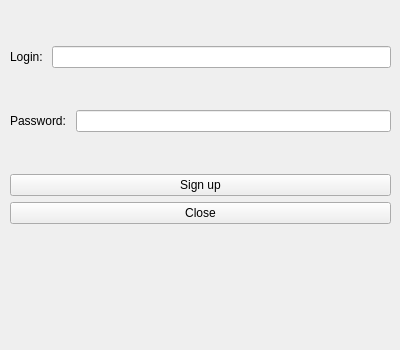
<?xml version="1.0" encoding="UTF-8"?>
<ui version="4.0">
 <class>userRegister</class>
 <widget class="QWidget" name="userRegister">
  <property name="geometry">
   <rect>
    <x>0</x>
    <y>0</y>
    <width>400</width>
    <height>350</height>
   </rect>
  </property>
  <property name="minimumSize">
   <size>
    <width>400</width>
    <height>350</height>
   </size>
  </property>
  <property name="maximumSize">
   <size>
    <width>400</width>
    <height>350</height>
   </size>
  </property>
  <property name="windowTitle">
   <string>Sign up</string>
  </property>
  <property name="windowIcon">
   <iconset resource="resources.qrc">
    <normaloff>:/client/login.png</normaloff>:/client/login.png</iconset>
  </property>
  <property name="styleSheet">
   <string notr="true">#verticalLayout, .verticalLayout, QVBoxLayout{
border:2px solid black;
border-radius:5px;
padding:10px;
}

QToolTip {
    border: 1px solid #76797C;
    background-color: #5A7566;
    color: white;
    padding: 0px;                /*remove padding, for fix combobox tooltip.*/
    opacity: 200;
}

QWidget {
    color: #eff0f1;
    background-color: #31363b;
    selection-background-color: #3daee9;
    selection-color: #eff0f1;
    background-clip: border;
    border-image: none;
    border: 0px transparent black;
    outline: 0;
}

QWidget:item:hover {
    background-color: #18465d;
    color: #eff0f1;
}

QWidget:item:selected {
    background-color: #18465d;
}

QCheckBox {
    spacing: 5px;
    outline: none;
    color: #eff0f1;
    margin-bottom: 2px;
}

QCheckBox:disabled {
    color: #76797C;
}

QCheckBox::indicator,
QGroupBox::indicator {
    width: 18px;
    height: 18px;
}

QGroupBox::indicator {
    margin-left: 2px;
}

QCheckBox::indicator:unchecked,
QGroupBox::indicator:unchecked {
    image: url(:/qss_icons/rc/checkbox_unchecked.png);
}

QCheckBox::indicator:unchecked:hover,
QCheckBox::indicator:unchecked:focus,
QCheckBox::indicator:unchecked:pressed,
QGroupBox::indicator:unchecked:hover,
QGroupBox::indicator:unchecked:focus,
QGroupBox::indicator:unchecked:pressed {
    border: none;
    image: url(:/qss_icons/rc/checkbox_unchecked_focus.png);
}

QCheckBox::indicator:checked,
QGroupBox::indicator:checked {
    image: url(:/qss_icons/rc/checkbox_checked.png);
}

QCheckBox::indicator:checked:hover,
QCheckBox::indicator:checked:focus,
QCheckBox::indicator:checked:pressed,
QGroupBox::indicator:checked:hover,
QGroupBox::indicator:checked:focus,
QGroupBox::indicator:checked:pressed {
    border: none;
    image: url(:/qss_icons/rc/checkbox_checked_focus.png);
}

QCheckBox::indicator:indeterminate {
    image: url(:/qss_icons/rc/checkbox_indeterminate.png);
}

QCheckBox::indicator:indeterminate:focus,
QCheckBox::indicator:indeterminate:hover,
QCheckBox::indicator:indeterminate:pressed {
    image: url(:/qss_icons/rc/checkbox_indeterminate_focus.png);
}

QCheckBox::indicator:checked:disabled,
QGroupBox::indicator:checked:disabled {
    image: url(:/qss_icons/rc/checkbox_checked_disabled.png);
}

QCheckBox::indicator:unchecked:disabled,
QGroupBox::indicator:unchecked:disabled {
    image: url(:/qss_icons/rc/checkbox_unchecked_disabled.png);
}

QRadioButton {
    spacing: 5px;
    outline: none;
    color: #eff0f1;
    margin-bottom: 2px;
}

QRadioButton:disabled {
    color: #76797C;
}

QRadioButton::indicator {
    width: 21px;
    height: 21px;
}

QRadioButton::indicator:unchecked {
    image: url(:/qss_icons/rc/radio_unchecked.png);
}

QRadioButton::indicator:unchecked:hover,
QRadioButton::indicator:unchecked:focus,
QRadioButton::indicator:unchecked:pressed {
    border: none;
    outline: none;
    image: url(:/qss_icons/rc/radio_unchecked_focus.png);
}

QRadioButton::indicator:checked {
    border: none;
    outline: none;
    image: url(:/qss_icons/rc/radio_checked.png);
}

QRadioButton::indicator:checked:hover,
QRadioButton::indicator:checked:focus,
QRadioButton::indicator:checked:pressed {
    border: none;
    outline: none;
    image: url(:/qss_icons/rc/radio_checked_focus.png);
}

QRadioButton::indicator:checked:disabled {
    outline: none;
    image: url(:/qss_icons/rc/radio_checked_disabled.png);
}

QRadioButton::indicator:unchecked:disabled {
    image: url(:/qss_icons/rc/radio_unchecked_disabled.png);
}

QMenuBar {
    background-color: #31363b;
    color: #eff0f1;
}

QMenuBar::item {
    background: transparent;
}

QMenuBar::item:selected {
    background: transparent;
    border: 1px solid #76797C;
}

QMenuBar::item:pressed {
    border: 1px solid #76797C;
    background-color: #3daee9;
    color: #eff0f1;
    margin-bottom: -1px;
    padding-bottom: 1px;
}

QMenu {
    border: 1px solid #76797C;
    color: #eff0f1;
    margin: 2px;
}

QMenu::icon {
    margin: 5px;
}

QMenu::item {
    padding: 5px 30px 5px 30px;
    border: 1px solid transparent;
    /* reserve space for selection border */
}

QMenu::item:selected {
    color: #eff0f1;
}

QMenu::separator {
    height: 2px;
    background: lightblue;
    margin-left: 10px;
    margin-right: 5px;
}

QMenu::indicator {
    width: 18px;
    height: 18px;
}


/* non-exclusive indicator = check box style indicator
   (see QActionGroup::setExclusive) */

QMenu::indicator:non-exclusive:unchecked {
    image: url(:/qss_icons/rc/checkbox_unchecked.png);
}

QMenu::indicator:non-exclusive:unchecked:selected {
    image: url(:/qss_icons/rc/checkbox_unchecked_disabled.png);
}

QMenu::indicator:non-exclusive:checked {
    image: url(:/qss_icons/rc/checkbox_checked.png);
}

QMenu::indicator:non-exclusive:checked:selected {
    image: url(:/qss_icons/rc/checkbox_checked_disabled.png);
}


/* exclusive indicator = radio button style indicator (see QActionGroup::setExclusive) */

QMenu::indicator:exclusive:unchecked {
    image: url(:/qss_icons/rc/radio_unchecked.png);
}

QMenu::indicator:exclusive:unchecked:selected {
    image: url(:/qss_icons/rc/radio_unchecked_disabled.png);
}

QMenu::indicator:exclusive:checked {
    image: url(:/qss_icons/rc/radio_checked.png);
}

QMenu::indicator:exclusive:checked:selected {
    image: url(:/qss_icons/rc/radio_checked_disabled.png);
}

QMenu::right-arrow {
    margin: 5px;
    image: url(:/qss_icons/rc/right_arrow.png)
}

QWidget:disabled {
    color: #454545;
    background-color: #31363b;
}

QAbstractItemView {
    alternate-background-color: #31363b;
    color: #eff0f1;
    border: 1px solid #3A3939;
    border-radius: 2px;
}

QWidget:focus,
QMenuBar:focus {
    border: 1px solid #3daee9;
}

QTabWidget:focus,
QCheckBox:focus,
QRadioButton:focus,
QSlider:focus {
    border: none;
}

QLineEdit {
    background-color: #232629;
    padding: 5px;
    border-style: solid;
    border: 1px solid #76797C;
    border-radius: 2px;
    color: #eff0f1;
}

QAbstractItemView QLineEdit {
    padding: 0;
}

QGroupBox {
    border: 1px solid #76797C;
    border-radius: 2px;
    margin-top: 20px;
}

QGroupBox::title {
    subcontrol-origin: margin;
    subcontrol-position: top center;
    padding-left: 10px;
    padding-right: 10px;
    padding-top: 10px;
}

QAbstractScrollArea {
    border-radius: 2px;
    border: 1px solid #76797C;
    background-color: transparent;
}

QScrollBar:horizontal {
    height: 15px;
    margin: 3px 15px 3px 15px;
    border: 1px transparent #2A2929;
    border-radius: 4px;
    background-color: #2A2929;
}

QScrollBar::handle:horizontal {
    background-color: #605F5F;
    min-width: 5px;
    border-radius: 4px;
}

QScrollBar::add-line:horizontal {
    margin: 0px 3px 0px 3px;
    border-image: url(:/qss_icons/rc/right_arrow_disabled.png);
    width: 10px;
    height: 10px;
    subcontrol-position: right;
    subcontrol-origin: margin;
}

QScrollBar::sub-line:horizontal {
    margin: 0px 3px 0px 3px;
    border-image: url(:/qss_icons/rc/left_arrow_disabled.png);
    height: 10px;
    width: 10px;
    subcontrol-position: left;
    subcontrol-origin: margin;
}

QScrollBar::add-line:horizontal:hover,
QScrollBar::add-line:horizontal:on {
    border-image: url(:/qss_icons/rc/right_arrow.png);
    height: 10px;
    width: 10px;
    subcontrol-position: right;
    subcontrol-origin: margin;
}

QScrollBar::sub-line:horizontal:hover,
QScrollBar::sub-line:horizontal:on {
    border-image: url(:/qss_icons/rc/left_arrow.png);
    height: 10px;
    width: 10px;
    subcontrol-position: left;
    subcontrol-origin: margin;
}

QScrollBar::up-arrow:horizontal,
QScrollBar::down-arrow:horizontal {
    background: none;
}

QScrollBar::add-page:horizontal,
QScrollBar::sub-page:horizontal {
    background: none;
}

QScrollBar:vertical {
    background-color: #2A2929;
    width: 15px;
    margin: 15px 3px 15px 3px;
    border: 1px transparent #2A2929;
    border-radius: 4px;
}

QScrollBar::handle:vertical {
    background-color: #605F5F;
    min-height: 5px;
    border-radius: 4px;
}

QScrollBar::sub-line:vertical {
    margin: 3px 0px 3px 0px;
    border-image: url(:/qss_icons/rc/up_arrow_disabled.png);
    height: 10px;
    width: 10px;
    subcontrol-position: top;
    subcontrol-origin: margin;
}

QScrollBar::add-line:vertical {
    margin: 3px 0px 3px 0px;
    border-image: url(:/qss_icons/rc/down_arrow_disabled.png);
    height: 10px;
    width: 10px;
    subcontrol-position: bottom;
    subcontrol-origin: margin;
}

QScrollBar::sub-line:vertical:hover,
QScrollBar::sub-line:vertical:on {
    border-image: url(:/qss_icons/rc/up_arrow.png);
    height: 10px;
    width: 10px;
    subcontrol-position: top;
    subcontrol-origin: margin;
}

QScrollBar::add-line:vertical:hover,
QScrollBar::add-line:vertical:on {
    border-image: url(:/qss_icons/rc/down_arrow.png);
    height: 10px;
    width: 10px;
    subcontrol-position: bottom;
    subcontrol-origin: margin;
}

QScrollBar::up-arrow:vertical,
QScrollBar::down-arrow:vertical {
    background: none;
}

QScrollBar::add-page:vertical,
QScrollBar::sub-page:vertical {
    background: none;
}

QTextEdit {
    background-color: #232629;
    color: #eff0f1;
    border: 1px solid #76797C;
}

QPlainTextEdit {
    background-color: #232629;
    ;
    color: #eff0f1;
    border-radius: 2px;
    border: 1px solid #76797C;
}

QHeaderView::section {
    background-color: #76797C;
    color: #eff0f1;
    padding: 5px;
    border: 1px solid #76797C;
}

QSizeGrip {
    image: url(:/qss_icons/rc/sizegrip.png);
    width: 12px;
    height: 12px;
}

QMainWindow::separator {
    background-color: #31363b;
    color: white;
    padding-left: 4px;
    spacing: 2px;
    border: 1px dashed #76797C;
}

QMainWindow::separator:hover {
    background-color: #787876;
    color: white;
    padding-left: 4px;
    border: 1px solid #76797C;
    spacing: 2px;
}

QMenu::separator {
    height: 1px;
    background-color: #76797C;
    color: white;
    padding-left: 4px;
    margin-left: 10px;
    margin-right: 5px;
}

QFrame {
    border-radius: 2px;
    border: 1px solid #76797C;
}

QFrame[frameShape=&quot;0&quot;] {
    border-radius: 2px;
    border: 1px transparent #76797C;
}

QStackedWidget {
    border: 1px transparent black;
}

QToolBar {
    border: 1px transparent #393838;
    background: 1px solid #31363b;
    font-weight: bold;
}

QToolBar::handle:horizontal {
    image: url(:/qss_icons/rc/Hmovetoolbar.png);
}

QToolBar::handle:vertical {
    image: url(:/qss_icons/rc/Vmovetoolbar.png);
}

QToolBar::separator:horizontal {
    image: url(:/qss_icons/rc/Hsepartoolbar.png);
}

QToolBar::separator:vertical {
    image: url(:/qss_icons/rc/Vsepartoolbar.png);
}

QToolButton#qt_toolbar_ext_button {
    background: #58595a
}

QPushButton {
    color: #eff0f1;
    background-color: #31363b;
    border-width: 1px;
    border-color: #76797C;
    border-style: solid;
    padding: 5px;
    border-radius: 2px;
    outline: none;
}

QPushButton:disabled {
    background-color: #31363b;
    border-width: 1px;
    border-color: #454545;
    border-style: solid;
    padding-top: 5px;
    padding-bottom: 5px;
    padding-left: 10px;
    padding-right: 10px;
    border-radius: 2px;
    color: #454545;
}

QPushButton:focus {
    background-color: #3daee9;
    color: white;
}

QPushButton:pressed {
    background-color: #3daee9;
    padding-top: -15px;
    padding-bottom: -17px;
}

QComboBox {
    selection-background-color: #3daee9;
    border-style: solid;
    border: 1px solid #76797C;
    border-radius: 2px;
    padding: 5px;
    min-width: 75px;
}

QPushButton:checked {
    background-color: #76797C;
    border-color: #6A6969;
}

QComboBox:hover,
QPushButton:hover,
QAbstractSpinBox:hover,
QLineEdit:hover,
QTextEdit:hover,
QPlainTextEdit:hover,
QAbstractView:hover,
QTreeView:hover {
    border: 1px solid #3daee9;
    color: #eff0f1;
}

QComboBox:on {
    padding-top: 3px;
    padding-left: 4px;
    selection-background-color: #4a4a4a;
}

QComboBox QAbstractItemView {
    background-color: #232629;
    border-radius: 2px;
    border: 1px solid #76797C;
    selection-background-color: #18465d;
}

QComboBox::drop-down {
    subcontrol-origin: padding;
    subcontrol-position: top right;
    width: 15px;
    border-left-width: 0px;
    border-left-color: darkgray;
    border-left-style: solid;
    border-top-right-radius: 3px;
    border-bottom-right-radius: 3px;
}

QComboBox::down-arrow {
    image: url(:/qss_icons/rc/down_arrow_disabled.png);
}

QComboBox::down-arrow:on,
QComboBox::down-arrow:hover,
QComboBox::down-arrow:focus {
    image: url(:/qss_icons/rc/down_arrow.png);
}

QAbstractSpinBox {
    padding: 5px;
    border: 1px solid #76797C;
    background-color: #232629;
    color: #eff0f1;
    border-radius: 2px;
    min-width: 75px;
}

QAbstractSpinBox:up-button {
    background-color: transparent;
    subcontrol-origin: border;
    subcontrol-position: center right;
}

QAbstractSpinBox:down-button {
    background-color: transparent;
    subcontrol-origin: border;
    subcontrol-position: center left;
}

QAbstractSpinBox::up-arrow,
QAbstractSpinBox::up-arrow:disabled,
QAbstractSpinBox::up-arrow:off {
    image: url(:/qss_icons/rc/up_arrow_disabled.png);
    width: 10px;
    height: 10px;
}

QAbstractSpinBox::up-arrow:hover {
    image: url(:/qss_icons/rc/up_arrow.png);
}

QAbstractSpinBox::down-arrow,
QAbstractSpinBox::down-arrow:disabled,
QAbstractSpinBox::down-arrow:off {
    image: url(:/qss_icons/rc/down_arrow_disabled.png);
    width: 10px;
    height: 10px;
}

QAbstractSpinBox::down-arrow:hover {
    image: url(:/qss_icons/rc/down_arrow.png);
}

QLabel {
    border: 0px solid black;
}

QTabWidget {
    border: 0px transparent black;
}

QTabWidget::pane {
    border: 1px solid #76797C;
    padding: 5px;
    margin: 0px;
}

QTabWidget::tab-bar {
    /* left: 5px; move to the right by 5px */
}

QTabBar {
    qproperty-drawBase: 0;
    border-radius: 3px;
}

QTabBar:focus {
    border: 0px transparent black;
}

QTabBar::close-button {
    image: url(:/qss_icons/rc/close.png);
    background: transparent;
}

QTabBar::close-button:hover {
    image: url(:/qss_icons/rc/close-hover.png);
    background: transparent;
}

QTabBar::close-button:pressed {
    image: url(:/qss_icons/rc/close-pressed.png);
    background: transparent;
}


/* TOP TABS */

QTabBar::tab:top {
    color: #eff0f1;
    border: 1px solid #76797C;
    border-bottom: 1px transparent black;
    background-color: #31363b;
    padding: 5px;
    min-width: 50px;
    border-top-left-radius: 2px;
    border-top-right-radius: 2px;
}

QTabBar::tab:top:selected {
    color: #eff0f1;
    background-color: #54575B;
    border: 1px solid #76797C;
    border-bottom: 2px solid #3daee9;
    border-top-left-radius: 2px;
    border-top-right-radius: 2px;
}

QTabBar::tab:top:!selected:hover {
    background-color: #3daee9;
}


/* BOTTOM TABS */

QTabBar::tab:bottom {
    color: #eff0f1;
    border: 1px solid #76797C;
    border-top: 1px transparent black;
    background-color: #31363b;
    padding: 5px;
    border-bottom-left-radius: 2px;
    border-bottom-right-radius: 2px;
    min-width: 50px;
}

QTabBar::tab:bottom:selected {
    color: #eff0f1;
    background-color: #54575B;
    border: 1px solid #76797C;
    border-top: 2px solid #3daee9;
    border-bottom-left-radius: 2px;
    border-bottom-right-radius: 2px;
}

QTabBar::tab:bottom:!selected:hover {
    background-color: #3daee9;
}


/* LEFT TABS */

QTabBar::tab:left {
    color: #eff0f1;
    border: 1px solid #76797C;
    border-left: 1px transparent black;
    background-color: #31363b;
    padding: 5px;
    border-top-right-radius: 2px;
    border-bottom-right-radius: 2px;
    min-height: 50px;
}

QTabBar::tab:left:selected {
    color: #eff0f1;
    background-color: #54575B;
    border: 1px solid #76797C;
    border-left: 2px solid #3daee9;
    border-top-right-radius: 2px;
    border-bottom-right-radius: 2px;
}

QTabBar::tab:left:!selected:hover {
    background-color: #3daee9;
}


/* RIGHT TABS */

QTabBar::tab:right {
    color: #eff0f1;
    border: 1px solid #76797C;
    border-right: 1px transparent black;
    background-color: #31363b;
    padding: 5px;
    border-top-left-radius: 2px;
    border-bottom-left-radius: 2px;
    min-height: 50px;
}

QTabBar::tab:right:selected {
    color: #eff0f1;
    background-color: #54575B;
    border: 1px solid #76797C;
    border-right: 2px solid #3daee9;
    border-top-left-radius: 2px;
    border-bottom-left-radius: 2px;
}

QTabBar::tab:right:!selected:hover {
    background-color: #3daee9;
}

QTabBar QToolButton::right-arrow:enabled {
    image: url(:/qss_icons/rc/right_arrow.png);
}

QTabBar QToolButton::left-arrow:enabled {
    image: url(:/qss_icons/rc/left_arrow.png);
}

QTabBar QToolButton::right-arrow:disabled {
    image: url(:/qss_icons/rc/right_arrow_disabled.png);
}

QTabBar QToolButton::left-arrow:disabled {
    image: url(:/qss_icons/rc/left_arrow_disabled.png);
}

QDockWidget {
    background: #31363b;
    border: 1px solid #403F3F;
    titlebar-close-icon: url(:/qss_icons/rc/close.png);
    titlebar-normal-icon: url(:/qss_icons/rc/undock.png);
}

QDockWidget::close-button,
QDockWidget::float-button {
    border: 1px solid transparent;
    border-radius: 2px;
    background: transparent;
}

QDockWidget::close-button:hover,
QDockWidget::float-button:hover {
    background: rgba(255, 255, 255, 10);
}

QDockWidget::close-button:pressed,
QDockWidget::float-button:pressed {
    padding: 1px -1px -1px 1px;
    background: rgba(255, 255, 255, 10);
}

QTreeView,
QListView {
    border: 1px solid #76797C;
    background-color: #232629;
}

QTreeView:branch:selected,
QTreeView:branch:hover {
    background: url(:/qss_icons/rc/transparent.png);
}

QTreeView::branch:has-siblings:!adjoins-item {
    border-image: url(:/qss_icons/rc/transparent.png);
}

QTreeView::branch:has-siblings:adjoins-item {
    border-image: url(:/qss_icons/rc/transparent.png);
}

QTreeView::branch:!has-children:!has-siblings:adjoins-item {
    border-image: url(:/qss_icons/rc/transparent.png);
}

QTreeView::branch:has-children:!has-siblings:closed,
QTreeView::branch:closed:has-children:has-siblings {
    image: url(:/qss_icons/rc/branch_closed.png);
}

QTreeView::branch:open:has-children:!has-siblings,
QTreeView::branch:open:has-children:has-siblings {
    image: url(:/qss_icons/rc/branch_open.png);
}

QTreeView::branch:has-children:!has-siblings:closed:hover,
QTreeView::branch:closed:has-children:has-siblings:hover {
    image: url(:/qss_icons/rc/branch_closed-on.png);
}

QTreeView::branch:open:has-children:!has-siblings:hover,
QTreeView::branch:open:has-children:has-siblings:hover {
    image: url(:/qss_icons/rc/branch_open-on.png);
}

QListView::item:!selected:hover,
QTreeView::item:!selected:hover {
    background: #18465d;
    outline: 0;
    color: #eff0f1
}

QListView::item:selected:hover,
QTreeView::item:selected:hover {
    background: #287399;
    color: #eff0f1;
}

QTreeView::indicator:checked,
QListView::indicator:checked {
    image: url(:/qss_icons/rc/checkbox_checked.png);
}

QTreeView::indicator:unchecked,
QListView::indicator:unchecked {
    image: url(:/qss_icons/rc/checkbox_unchecked.png);
}

QTreeView::indicator:indeterminate,
QListView::indicator:indeterminate {
    image: url(:/qss_icons/rc/checkbox_indeterminate.png);
}

QTreeView::indicator:checked:hover,
QTreeView::indicator:checked:focus,
QTreeView::indicator:checked:pressed,
QListView::indicator:checked:hover,
QListView::indicator:checked:focus,
QListView::indicator:checked:pressed {
    image: url(:/qss_icons/rc/checkbox_checked_focus.png);
}

QTreeView::indicator:unchecked:hover,
QTreeView::indicator:unchecked:focus,
QTreeView::indicator:unchecked:pressed,
QListView::indicator:unchecked:hover,
QListView::indicator:unchecked:focus,
QListView::indicator:unchecked:pressed {
    image: url(:/qss_icons/rc/checkbox_unchecked_focus.png);
}

QTreeView::indicator:indeterminate:hover,
QTreeView::indicator:indeterminate:focus,
QTreeView::indicator:indeterminate:pressed,
QListView::indicator:indeterminate:hover,
QListView::indicator:indeterminate:focus,
QListView::indicator:indeterminate:pressed {
    image: url(:/qss_icons/rc/checkbox_indeterminate_focus.png);
}

QSlider::groove:horizontal {
    border: 1px solid #565a5e;
    height: 4px;
    background: #565a5e;
    margin: 0px;
    border-radius: 2px;
}

QSlider::handle:horizontal {
    background: #232629;
    border: 1px solid #565a5e;
    width: 16px;
    height: 16px;
    margin: -8px 0;
    border-radius: 9px;
}

QSlider::sub-page:horizontal {
    border: 1px solid #565a5e;
    height: 4px;
    background: #3daee9;
    margin: 0px;
    border-radius: 2px;
}

QSlider::groove:vertical {
    border: 1px solid #565a5e;
    width: 4px;
    background: #565a5e;
    margin: 0px;
    border-radius: 3px;
}

QSlider::handle:vertical {
    background: #232629;
    border: 1px solid #565a5e;
    width: 16px;
    height: 16px;
    margin: 0 -8px;
    border-radius: 9px;
}

QSlider::sub-page:vertical {
    border: 1px solid #565a5e;
    width: 4px;
    background: #3daee9;
    margin: 0px;
    border-radius: 3px;
}

QToolButton {
    background-color: transparent;
    border: 1px transparent #76797C;
    border-radius: 2px;
    margin: 3px;
    padding: 5px;
}

QToolButton[popupMode=&quot;1&quot;] {
    /* only for MenuButtonPopup */
    padding-right: 20px;
    /* make way for the popup button */
    border: 1px #76797C;
    border-radius: 5px;
}

QToolButton[popupMode=&quot;2&quot;] {
    /* only for InstantPopup */
    padding-right: 10px;
    /* make way for the popup button */
    border: 1px #76797C;
}

QToolButton:hover,
QToolButton::menu-button:hover {
    background-color: transparent;
    border: 1px solid #3daee9;
    padding: 5px;
}

QToolButton:checked,
QToolButton:pressed,
QToolButton::menu-button:pressed {
    background-color: #3daee9;
    border: 1px solid #3daee9;
    padding: 5px;
}


/* the subcontrol below is used only in the InstantPopup or DelayedPopup mode */

QToolButton::menu-indicator {
    image: url(:/qss_icons/rc/down_arrow.png);
    top: -7px;
    left: -2px;
    /* shift it a bit */
}


/* the subcontrols below are used only in the MenuButtonPopup mode */

QToolButton::menu-button {
    border: 1px transparent #76797C;
    border-top-right-radius: 6px;
    border-bottom-right-radius: 6px;
    /* 16px width + 4px for border = 20px allocated above */
    width: 16px;
    outline: none;
}

QToolButton::menu-arrow {
    image: url(:/qss_icons/rc/down_arrow.png);
}

QToolButton::menu-arrow:open {
    border: 1px solid #76797C;
}

QPushButton::menu-indicator {
    subcontrol-origin: padding;
    subcontrol-position: bottom right;
    bottom: 5px;
}

QTableView {
    border: 1px solid #76797C;
    gridline-color: #31363b;
    background-color: #232629;
}

QTableView,
QHeaderView {
    border-radius: 0px;
}

QTableView::item:pressed,
QListView::item:pressed,
QTreeView::item:pressed {
    background: #18465d;
    color: #eff0f1;
}

QTableView::item:selected:active,
QTreeView::item:selected:active,
QListView::item:selected:active {
    background: #287399;
    color: #eff0f1;
}

QHeaderView {
    background-color: #31363b;
    border: 1px transparent;
    border-radius: 0px;
    margin: 0px;
    padding: 0px;
}

QHeaderView::section {
    background-color: #31363b;
    color: #eff0f1;
    padding: 5px;
    border: 1px solid #76797C;
    border-radius: 0px;
    text-align: center;
}

QHeaderView::section::vertical::first,
QHeaderView::section::vertical::only-one {
    border-top: 1px solid #76797C;
}

QHeaderView::section::vertical {
    border-top: transparent;
}

QHeaderView::section::horizontal::first,
QHeaderView::section::horizontal::only-one {
    border-left: 1px solid #76797C;
}

QHeaderView::section::horizontal {
    border-left: transparent;
}

QHeaderView::section:checked {
    color: white;
    background-color: #334e5e;
}


/* style the sort indicator */

QHeaderView::down-arrow {
    image: url(:/qss_icons/rc/down_arrow.png);
}

QHeaderView::up-arrow {
    image: url(:/qss_icons/rc/up_arrow.png);
}

QTableCornerButton::section {
    background-color: #31363b;
    border: 1px transparent #76797C;
    border-radius: 0px;
}

QToolBox {
    padding: 5px;
    border: 1px transparent black;
}

QToolBox::tab {
    color: #eff0f1;
    background-color: #31363b;
    border: 1px solid #76797C;
    border-bottom: 1px transparent #31363b;
    border-top-left-radius: 5px;
    border-top-right-radius: 5px;
}

QToolBox::tab:selected {
    /* italicize selected tabs */
    font: italic;
    background-color: #31363b;
    border-color: #3daee9;
}

QStatusBar::item {
    border: 0px transparent dark;
}

QFrame[height=&quot;3&quot;],
QFrame[width=&quot;3&quot;] {
    background-color: #76797C;
}

QSplitter::handle {
    border: 1px dashed #76797C;
}

QSplitter::handle:hover {
    background-color: #787876;
    border: 1px solid #76797C;
}

QSplitter::handle:horizontal {
    width: 1px;
}

QSplitter::handle:vertical {
    height: 1px;
}

QProgressBar {
    border: 1px solid #76797C;
    border-radius: 5px;
    text-align: center;
}

QProgressBar::chunk {
    background-color: #05B8CC;
}

QDateEdit {
    selection-background-color: #3daee9;
    border-style: solid;
    border: 1px solid #3375A3;
    border-radius: 2px;
    padding: 1px;
    min-width: 75px;
}

QDateEdit:on {
    padding-top: 3px;
    padding-left: 4px;
    selection-background-color: #4a4a4a;
}

QDateEdit QAbstractItemView {
    background-color: #232629;
    border-radius: 2px;
    border: 1px solid #3375A3;
    selection-background-color: #3daee9;
}

QDateEdit::drop-down {
    subcontrol-origin: padding;
    subcontrol-position: top right;
    width: 15px;
    border-left-width: 0px;
    border-left-color: darkgray;
    border-left-style: solid;
    border-top-right-radius: 3px;
    border-bottom-right-radius: 3px;
}

QDateEdit::down-arrow {
    image: url(:/qss_icons/rc/down_arrow_disabled.png);
}

QDateEdit::down-arrow:on,
QDateEdit::down-arrow:hover,
QDateEdit::down-arrow:focus {
    image: url(:/qss_icons/rc/down_arrow.png);
}
</string>
  </property>
  <widget class="QWidget" name="verticalLayoutWidget">
   <property name="geometry">
    <rect>
     <x>10</x>
     <y>10</y>
     <width>381</width>
     <height>251</height>
    </rect>
   </property>
   <layout class="QVBoxLayout" name="verticalLayout">
    <item>
     <layout class="QHBoxLayout" name="horizontalLayout">
      <item>
       <widget class="QLabel" name="label">
        <property name="text">
         <string>Login: </string>
        </property>
       </widget>
      </item>
      <item>
       <widget class="QLineEdit" name="userLogin"/>
      </item>
     </layout>
    </item>
    <item>
     <layout class="QHBoxLayout" name="horizontalLayout_2">
      <item>
       <widget class="QLabel" name="label_2">
        <property name="text">
         <string>Password: </string>
        </property>
       </widget>
      </item>
      <item>
       <widget class="QLineEdit" name="userPassword"/>
      </item>
     </layout>
    </item>
    <item>
     <layout class="QVBoxLayout" name="verticalLayout_3">
      <item>
       <widget class="QPushButton" name="registerButton">
        <property name="text">
         <string>Sign up</string>
        </property>
       </widget>
      </item>
      <item>
       <widget class="QPushButton" name="closeButton">
        <property name="text">
         <string>Close</string>
        </property>
       </widget>
      </item>
     </layout>
    </item>
   </layout>
  </widget>
  <widget class="QLabel" name="regIcon">
   <property name="geometry">
    <rect>
     <x>170</x>
     <y>260</y>
     <width>64</width>
     <height>64</height>
    </rect>
   </property>
   <property name="text">
    <string/>
   </property>
  </widget>
 </widget>
 <resources>
  <include location="resources.qrc"/>
 </resources>
 <connections/>
</ui>
